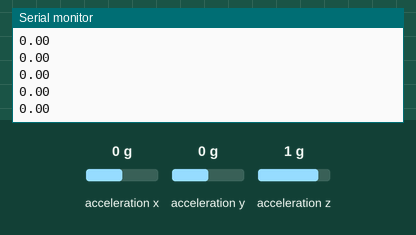
A sketch run on a simulated Arduino Uno, built with avr-gcc and run on an emulated ATmega328P. On the bench: the last lines printed to the serial monitor. The inputs (shaded band) are chosen by the test bench; at power-on: acceleration x 0 g, acceleration y 0 g, acceleration z 1 g.

Above: at 1.2 s.
1.3 s: acceleration x set to -1.4 g
At 1.9 s:
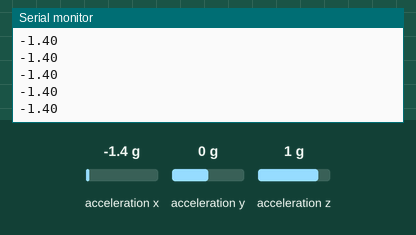
2.8 s: acceleration x set to -0.8 g
At 3.9 s:
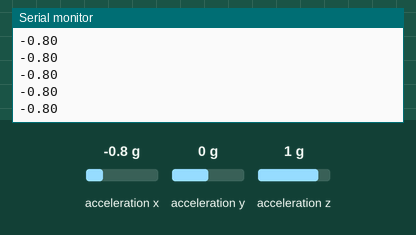
Timing chart, 0 to 5.8 s (numbered marks = the images above; inputs shaded):
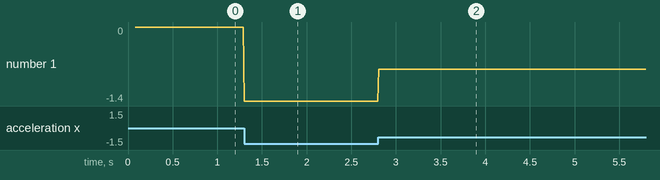

Measured:
- after the input at 1.3 s, the serial monitor: prints a new line at once (image 1)
- after the input at 2.8 s, the serial monitor: prints a new line at once (image 2)
- plotted number 1: 0 → -1.4 after the input at 1.3 s, -1.4 → -0.8 after the input at 2.8 s

The sketch:

IMU-test.ino
```cpp
#include <Arduino_LSM6DSOX.h>

float Ax, Ay, Az;
float Gx, Gy, Gz;

void setup() {
  Serial.begin(9600);

  while (!Serial);

  if (!IMU.begin()) {
    Serial.println("Failed to initialize IMU!");
    while (1);
  }

  Serial.print("Accelerometer sample rate = ");
  Serial.print(IMU.accelerationSampleRate());
  Serial.println("Hz");
  Serial.println();

  Serial.print("Gyroscope sample rate = ");
  Serial.print(IMU.gyroscopeSampleRate());
  Serial.println("Hz");
  Serial.println();

}

void loop() {

  if (IMU.accelerationAvailable()) {
    IMU.readAcceleration(Ax, Ay, Az);

    //Serial.println("Accelerometer data: ");
    Serial.println(Ax);
    //Serial.print('\t');
    //Serial.print(Ay);
    //Serial.print('\t');
    //Serial.println(Az);
    //Serial.println();
  }

  /*if (IMU.gyroscopeAvailable()) {
    IMU.readGyroscope(Gx, Gy, Gz);

    //Serial.println("Gyroscope data: ");
    Serial.println(Gx);
    //Serial.print('\t');
    Serial.println(Gy);
    //Serial.print('\t');
    Serial.println(Gz);
    //Serial.println();
  }*/

  delay(10);

}
```
